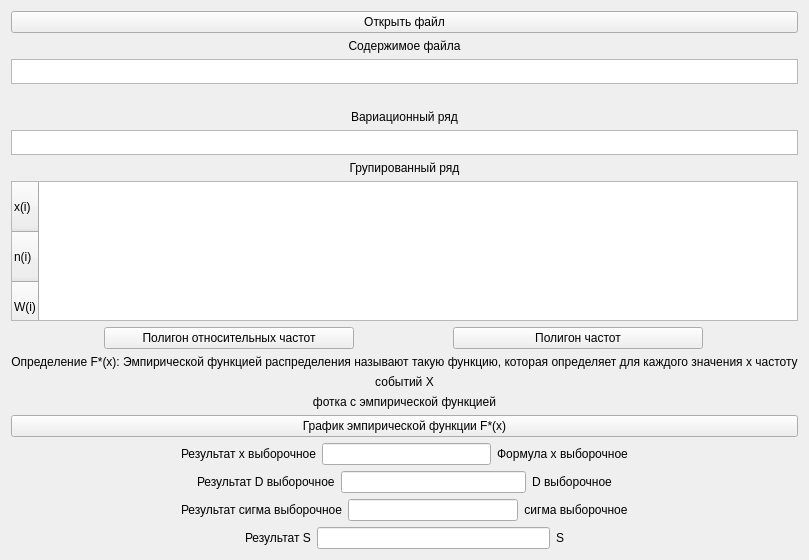
      <widget class="QWidget" name="page_1">
       <layout class="QGridLayout" name="gridLayout_2">
        <item row="3" column="0">
         <layout class="QVBoxLayout" name="verticalLayout_4">
          <item>
           <widget class="QLabel" name="label_3">
            <property name="text">
             <string>Определение F*(x): Эмпирической функцией распределения называют такую функцию, которая определяет для каждого значения x частоту</string>
            </property>
            <property name="alignment">
             <set>Qt::AlignCenter</set>
            </property>
           </widget>
          </item>
          <item>
           <widget class="QLabel" name="label_4">
            <property name="text">
             <string>событий X&lt;x и предназначена для оценки теоретической функции распределения генеральной совокупности в математической статистике.</string>
            </property>
            <property name="alignment">
             <set>Qt::AlignCenter</set>
            </property>
           </widget>
          </item>
          <item>
           <widget class="QLabel" name="empiricalLatex_1">
            <property name="text">
             <string>фотка с эмпирической функцией</string>
            </property>
            <property name="alignment">
             <set>Qt::AlignCenter</set>
            </property>
           </widget>
          </item>
          <item>
           <widget class="QPushButton" name="empiricalFunctionBtn">
            <property name="text">
             <string>График эмпирической функции F*(x)</string>
            </property>
           </widget>
          </item>
         </layout>
        </item>
        <item row="4" column="0">
         <layout class="QVBoxLayout" name="verticalLayout_6">
          <item>
           <layout class="QHBoxLayout" name="horizontalLayout_2">
            <item>
             <spacer name="horizontalSpacer_2">
              <property name="orientation">
               <enum>Qt::Horizontal</enum>
              </property>
              <property name="sizeHint" stdset="0">
               <size>
                <width>40</width>
                <height>20</height>
               </size>
              </property>
             </spacer>
            </item>
            <item>
             <widget class="QLabel" name="label_10">
              <property name="text">
               <string>Результат х выборочное</string>
              </property>
             </widget>
            </item>
            <item>
             <widget class="QLineEdit" name="lineX">
              <property name="alignment">
               <set>Qt::AlignCenter</set>
              </property>
              <property name="readOnly">
               <bool>true</bool>
              </property>
             </widget>
            </item>
            <item>
             <widget class="QLabel" name="formulaX">
              <property name="text">
               <string>Формула x выборочное</string>
              </property>
              <property name="alignment">
               <set>Qt::AlignCenter</set>
              </property>
             </widget>
            </item>
            <item>
             <spacer name="horizontalSpacer_6">
              <property name="orientation">
               <enum>Qt::Horizontal</enum>
              </property>
              <property name="sizeHint" stdset="0">
               <size>
                <width>40</width>
                <height>20</height>
               </size>
              </property>
             </spacer>
            </item>
           </layout>
          </item>
          <item>
           <layout class="QHBoxLayout" name="horizontalLayout_3">
            <item>
             <spacer name="horizontalSpacer_3">
              <property name="orientation">
               <enum>Qt::Horizontal</enum>
              </property>
              <property name="sizeHint" stdset="0">
               <size>
                <width>40</width>
                <height>20</height>
               </size>
              </property>
             </spacer>
            </item>
            <item>
             <widget class="QLabel" name="label_11">
              <property name="text">
               <string>Результат D выборочное</string>
              </property>
             </widget>
            </item>
            <item>
             <widget class="QLineEdit" name="lineD">
              <property name="alignment">
               <set>Qt::AlignCenter</set>
              </property>
              <property name="readOnly">
               <bool>true</bool>
              </property>
             </widget>
            </item>
            <item>
             <widget class="QLabel" name="formulaD">
              <property name="text">
               <string>D выборочное</string>
              </property>
              <property name="alignment">
               <set>Qt::AlignCenter</set>
              </property>
             </widget>
            </item>
            <item>
             <spacer name="horizontalSpacer_5">
              <property name="orientation">
               <enum>Qt::Horizontal</enum>
              </property>
              <property name="sizeHint" stdset="0">
               <size>
                <width>40</width>
                <height>20</height>
               </size>
              </property>
             </spacer>
            </item>
           </layout>
          </item>
          <item>
           <layout class="QHBoxLayout" name="horizontalLayout_4">
            <item>
             <spacer name="horizontalSpacer">
              <property name="orientation">
               <enum>Qt::Horizontal</enum>
              </property>
              <property name="sizeHint" stdset="0">
               <size>
                <width>40</width>
                <height>20</height>
               </size>
              </property>
             </spacer>
            </item>
            <item>
             <widget class="QLabel" name="label_12">
              <property name="text">
               <string>Результат сигма выборочное</string>
              </property>
             </widget>
            </item>
            <item>
             <widget class="QLineEdit" name="lineSigma">
              <property name="alignment">
               <set>Qt::AlignCenter</set>
              </property>
              <property name="readOnly">
               <bool>true</bool>
              </property>
             </widget>
            </item>
            <item>
             <widget class="QLabel" name="formulaSigma">
              <property name="text">
               <string>сигма выборочное</string>
              </property>
              <property name="alignment">
               <set>Qt::AlignCenter</set>
              </property>
             </widget>
            </item>
            <item>
             <spacer name="horizontalSpacer_7">
              <property name="orientation">
               <enum>Qt::Horizontal</enum>
              </property>
              <property name="sizeHint" stdset="0">
               <size>
                <width>40</width>
                <height>20</height>
               </size>
              </property>
             </spacer>
            </item>
           </layout>
          </item>
          <item>
           <layout class="QHBoxLayout" name="horizontalLayout_5">
            <item>
             <spacer name="horizontalSpacer_4">
              <property name="orientation">
               <enum>Qt::Horizontal</enum>
              </property>
              <property name="sizeHint" stdset="0">
               <size>
                <width>40</width>
                <height>20</height>
               </size>
              </property>
             </spacer>
            </item>
            <item>
             <widget class="QLabel" name="label_13">
              <property name="text">
               <string>Результат S</string>
              </property>
             </widget>
            </item>
            <item>
             <widget class="QLineEdit" name="lineS">
              <property name="text">
               <string/>
              </property>
              <property name="alignment">
               <set>Qt::AlignCenter</set>
              </property>
              <property name="readOnly">
               <bool>true</bool>
              </property>
             </widget>
            </item>
            <item>
             <widget class="QLabel" name="formulaS">
              <property name="text">
               <string>S</string>
              </property>
              <property name="alignment">
               <set>Qt::AlignCenter</set>
              </property>
             </widget>
            </item>
            <item>
             <spacer name="horizontalSpacer_8">
              <property name="orientation">
               <enum>Qt::Horizontal</enum>
              </property>
              <property name="sizeHint" stdset="0">
               <size>
                <width>40</width>
                <height>20</height>
               </size>
              </property>
             </spacer>
            </item>
           </layout>
          </item>
         </layout>
        </item>
        <item row="2" column="0">
         <layout class="QHBoxLayout" name="horizontalLayout">
          <item>
           <widget class="QPushButton" name="relativeFrequencyPolygonBtn">
            <property name="maximumSize">
             <size>
              <width>250</width>
              <height>16777215</height>
             </size>
            </property>
            <property name="text">
             <string>Полигон относительных частот</string>
            </property>
           </widget>
          </item>
          <item>
           <widget class="QPushButton" name="frequencyPolygonBtn">
            <property name="maximumSize">
             <size>
              <width>250</width>
              <height>16777215</height>
             </size>
            </property>
            <property name="text">
             <string>Полигон частот</string>
            </property>
           </widget>
          </item>
         </layout>
        </item>
        <item row="1" column="0">
         <layout class="QVBoxLayout" name="verticalLayout_8">
          <item>
           <widget class="QLabel" name="label_2">
            <property name="layoutDirection">
             <enum>Qt::LeftToRight</enum>
            </property>
            <property name="text">
             <string>Групированный ряд</string>
            </property>
            <property name="alignment">
             <set>Qt::AlignCenter</set>
            </property>
           </widget>
          </item>
          <item>
           <widget class="QTableWidget" name="rowsTable">
            <property name="sizePolicy">
             <sizepolicy hsizetype="Minimum" vsizetype="Minimum">
              <horstretch>0</horstretch>
              <verstretch>0</verstretch>
             </sizepolicy>
            </property>
            <property name="minimumSize">
             <size>
              <width>0</width>
              <height>0</height>
             </size>
            </property>
            <property name="maximumSize">
             <size>
              <width>16777215</width>
              <height>140</height>
             </size>
            </property>
            <property name="verticalScrollBarPolicy">
             <enum>Qt::ScrollBarAlwaysOff</enum>
            </property>
            <property name="horizontalScrollBarPolicy">
             <enum>Qt::ScrollBarAsNeeded</enum>
            </property>
            <property name="editTriggers">
             <set>QAbstractItemView::NoEditTriggers</set>
            </property>
            <property name="gridStyle">
             <enum>Qt::SolidLine</enum>
            </property>
            <property name="sortingEnabled">
             <bool>false</bool>
            </property>
            <property name="wordWrap">
             <bool>true</bool>
            </property>
            <property name="cornerButtonEnabled">
             <bool>false</bool>
            </property>
            <property name="columnCount">
             <number>0</number>
            </property>
            <attribute name="horizontalHeaderVisible">
             <bool>false</bool>
            </attribute>
            <attribute name="horizontalHeaderCascadingSectionResizes">
             <bool>false</bool>
            </attribute>
            <attribute name="horizontalHeaderMinimumSectionSize">
             <number>20</number>
            </attribute>
            <attribute name="horizontalHeaderDefaultSectionSize">
             <number>50</number>
            </attribute>
            <attribute name="horizontalHeaderHighlightSections">
             <bool>true</bool>
            </attribute>
            <attribute name="verticalHeaderVisible">
             <bool>true</bool>
            </attribute>
            <attribute name="verticalHeaderDefaultSectionSize">
             <number>50</number>
            </attribute>
            <attribute name="verticalHeaderStretchLastSection">
             <bool>true</bool>
            </attribute>
            <row>
             <property name="text">
              <string>x(i)</string>
             </property>
            </row>
            <row>
             <property name="text">
              <string>n(i)</string>
             </property>
            </row>
            <row>
             <property name="text">
              <string>W(i)</string>
             </property>
            </row>
           </widget>
          </item>
         </layout>
        </item>
        <item row="0" column="0">
         <layout class="QVBoxLayout" name="verticalLayout_2">
          <item>
           <widget class="QPushButton" name="openFileBtn">
            <property name="text">
             <string>Открыть файл</string>
            </property>
           </widget>
          </item>
          <item>
           <layout class="QVBoxLayout" name="verticalLayout_7">
            <item>
             <widget class="QLabel" name="label">
              <property name="layoutDirection">
               <enum>Qt::LeftToRight</enum>
              </property>
              <property name="text">
               <string>Содержимое файла</string>
              </property>
              <property name="alignment">
               <set>Qt::AlignCenter</set>
              </property>
             </widget>
            </item>
            <item>
             <widget class="QTextEdit" name="fileBuffer">
              <property name="sizePolicy">
               <sizepolicy hsizetype="Minimum" vsizetype="Minimum">
                <horstretch>0</horstretch>
                <verstretch>0</verstretch>
               </sizepolicy>
              </property>
              <property name="maximumSize">
               <size>
                <width>16777215</width>
                <height>25</height>
               </size>
              </property>
              <property name="verticalScrollBarPolicy">
               <enum>Qt::ScrollBarAlwaysOff</enum>
              </property>
              <property name="horizontalScrollBarPolicy">
               <enum>Qt::ScrollBarAlwaysOff</enum>
              </property>
              <property name="readOnly">
               <bool>true</bool>
              </property>
              <property name="html">
               <string>&lt;!DOCTYPE HTML PUBLIC &quot;-//W3C//DTD HTML 4.0//EN&quot; &quot;http://www.w3.org/TR/REC-html40/strict.dtd&quot;&gt;
&lt;html&gt;&lt;head&gt;&lt;meta name=&quot;qrichtext&quot; content=&quot;1&quot; /&gt;&lt;meta charset=&quot;utf-8&quot; /&gt;&lt;style type=&quot;text/css&quot;&gt;
p, li { white-space: pre-wrap; }
hr { height: 1px; border-width: 0; }
&lt;/style&gt;&lt;/head&gt;&lt;body style=&quot; font-family:'Arial','sans-serif'; font-size:14px; font-weight:700; font-style:normal;&quot;&gt;
&lt;p style=&quot;-qt-paragraph-type:empty; margin-top:0px; margin-bottom:0px; margin-left:0px; margin-right:0px; -qt-block-indent:0; text-indent:0px;&quot;&gt;&lt;br /&gt;&lt;/p&gt;&lt;/body&gt;&lt;/html&gt;</string>
              </property>
             </widget>
            </item>
           </layout>
          </item>
          <item>
           <spacer name="verticalSpacer_4">
            <property name="orientation">
             <enum>Qt::Vertical</enum>
            </property>
            <property name="sizeType">
             <enum>QSizePolicy::Minimum</enum>
            </property>
            <property name="sizeHint" stdset="0">
             <size>
              <width>20</width>
              <height>20</height>
             </size>
            </property>
           </spacer>
          </item>
          <item>
           <layout class="QVBoxLayout" name="verticalLayout_3">
            <item>
             <widget class="QLabel" name="label_6">
              <property name="text">
               <string>Вариационный ряд</string>
              </property>
              <property name="alignment">
               <set>Qt::AlignCenter</set>
              </property>
             </widget>
            </item>
            <item>
             <widget class="QTextEdit" name="variationRowLine">
              <property name="sizePolicy">
               <sizepolicy hsizetype="Minimum" vsizetype="Minimum">
                <horstretch>0</horstretch>
                <verstretch>0</verstretch>
               </sizepolicy>
              </property>
              <property name="maximumSize">
               <size>
                <width>16777215</width>
                <height>25</height>
               </size>
              </property>
              <property name="verticalScrollBarPolicy">
               <enum>Qt::ScrollBarAlwaysOff</enum>
              </property>
              <property name="horizontalScrollBarPolicy">
               <enum>Qt::ScrollBarAlwaysOff</enum>
              </property>
              <property name="readOnly">
               <bool>true</bool>
              </property>
             </widget>
            </item>
           </layout>
          </item>
         </layout>
        </item>
       </layout>
      </widget>
